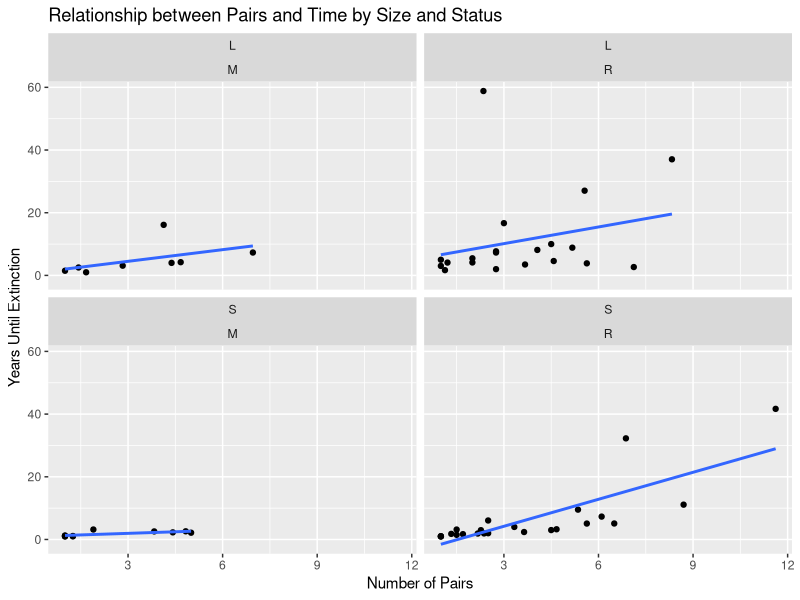
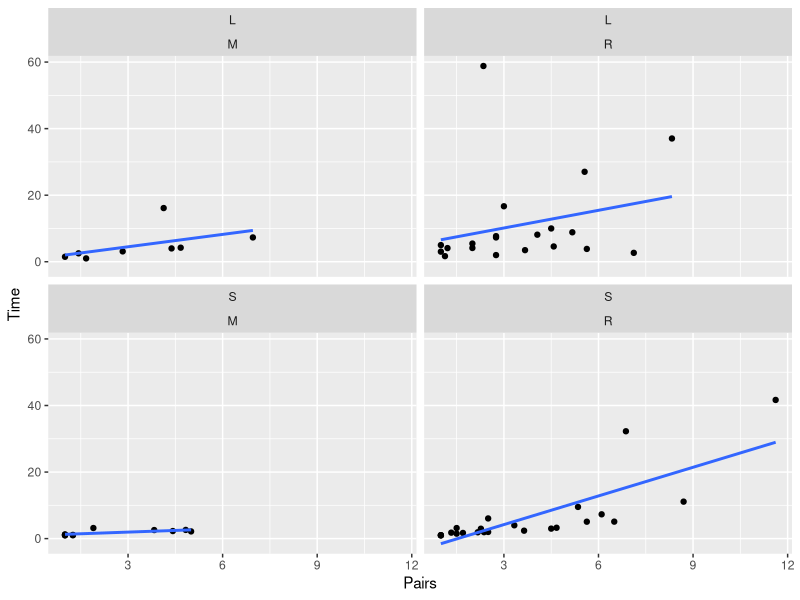

Here is the R script that generated these plots, in order:
library(ggplot2)
library(dplyr)
library(tidyr)

data <- read.csv("data.csv")

# Create the scatterplot
my_plot <- ggplot(data, aes(x=Pairs, y=Time)) +
  geom_point() +
  facet_wrap(~ Size + Status, nrow=2) +
  geom_smooth(method="lm", se=FALSE)

# Add axis labels and a title
my_plot + xlab("Number of Pairs") + ylab("Years Until Extinction") +
  ggtitle("Relationship between Pairs and Time by Size and Status")

print(my_plot)

# Calculate R-squared for each regression line
r_squared <- data %>% 
  group_by(Size, Status) %>% 
  do(model = lm(Time ~ Pairs, data = .)) %>% 
  summarise(
    intercept = coef(model)[1],
    slope = coef(model)[2],
    adj_r_squared = summary(model)$adj.r.squared,
    combination = paste(Size, Status, sep = "_")
  )

# Print R-squared values
print(r_squared)